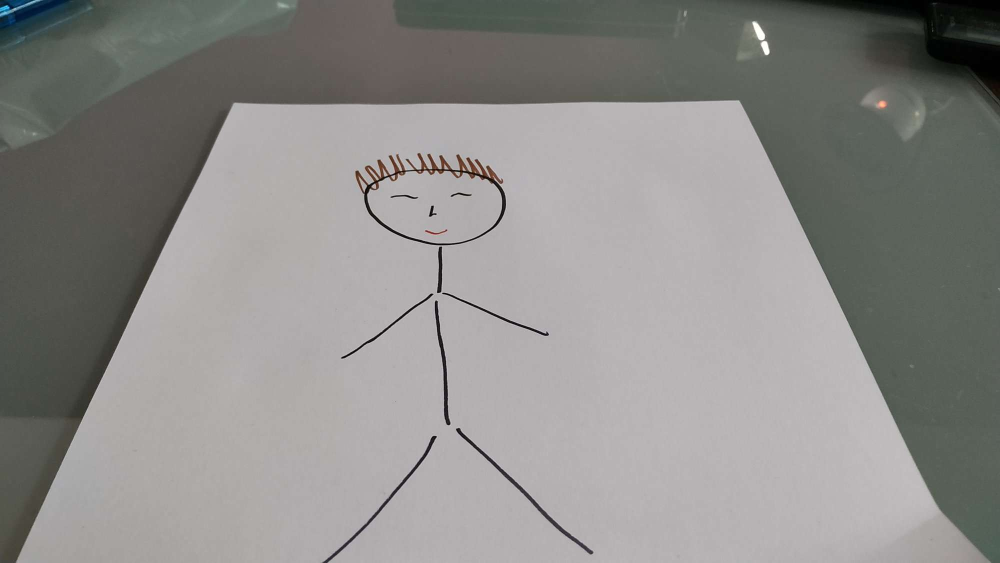
#> input picture 03_Perspective transformation/sheet_paper.JPEG, 2000 x 1125 px (shown at 1/2 size)
$ python 'perspective transormation.py'
#> lines starting #> are read from the running program, lines starting #| are printed output that depends on the picture; after the words box and inside, x2 and y2 are one past the last pixel; in counts of white or black regions, pixels touching at a corner belong together
#################################################
#  CREATE BY Thiraphong Thiangphadung           #
# เลขประจำตัว 593684 แผนก หทปอ-ห. ฝ่าย อปอ.      #
#  lesson3 Perspective                          #
#################################################
import cv2
import numpy as np

ori_img = cv2.imread("sheet_paper.JPEG", cv2.IMREAD_UNCHANGED)
#> ori_img is the input picture: shape (1125, 2000, 3); mean B, G, R 137.4, 139.8, 140.9
img = cv2.resize(ori_img,(0,0),fx=0.50,fy=0.50)
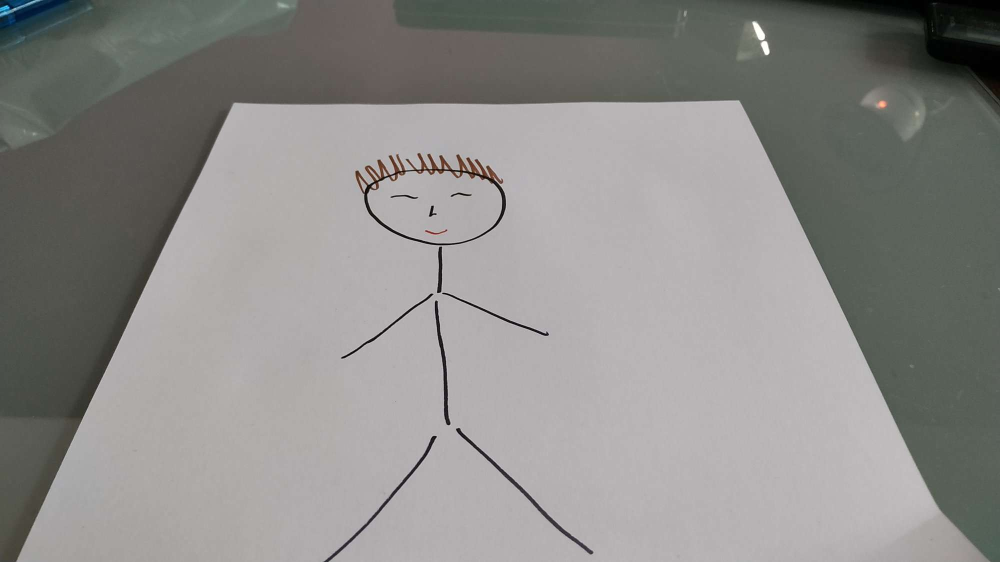
#> img: shape (562, 1000, 3); mean B, G, R 137.5, 139.8, 141
cv2.circle(img, (235, 103), 5, (0, 0, 255), -1)
#> img: shape (562, 1000, 3); 0.01% of pixels changed, all inside (x1, y1, x2, y2) = (230, 98, 241, 109)
cv2.circle(img, (740, 100), 5, (0, 0, 255), -1)
#> img: shape (562, 1000, 3); mean B, G, R 137.4, 139.8, 141
cv2.circle(img, (16, 561), 5, (0, 0, 255), -1)
#> img: shape (562, 1000, 3); mean B, G, R 137.4, 139.8, 141
cv2.circle(img, (990, 562), 5, (0, 0, 255), -1)
#> img: shape (562, 1000, 3); mean B, G, R 137.4, 139.8, 141

pts1 = np.float32([[235, 103], [740, 100], [16, 561], [990, 562]])
pts2 = np.float32([[0, 0], [500, 0], [0, 600], [500, 600]])
matrix = cv2.getPerspectiveTransform(pts1, pts2)

result = cv2.warpPerspective(img, matrix, (500, 600))
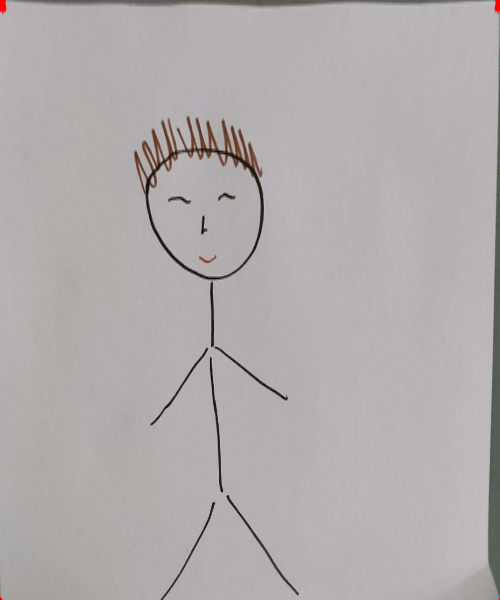
#> result: shape (600, 500, 3); mean B, G, R 172.8, 172.7, 176.9

cv2.imshow("Img", img)
cv2.imshow("Perspective transformation", result)
cv2.imwrite("perspective_transformed.jpg", result)

cv2.waitKey(0)
cv2.destroyAllWindows()
